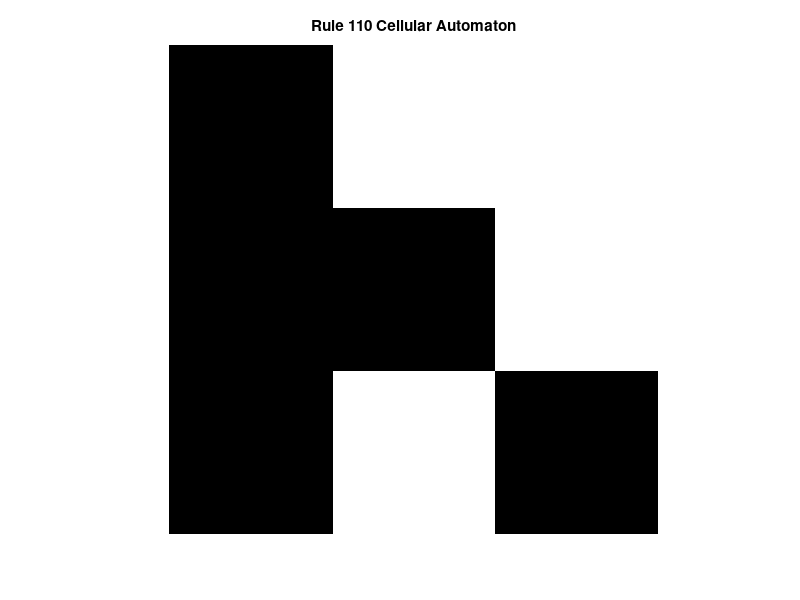

Write MATLAB code to recreate this figure.
rule30 = struct("III", "O", "IIO", "O", "IOI", "O", "IOO", "I", ...
"OII", "I", "OIO", "I", "OOI", "I", "OOO", "O");
rule = rule30
key = 'III'
update(0+1) = getfield(rule, key);
update(0+2) = getfield(rule, 'IOO');
update(0+3) = getfield(rule, 'IIO');
lut = ones(1, 26)*255; % white background
lut(9) = 0; % map I to min gray scale level
previous = update;
a = uint8('A')
index = uint8(previous) - uint8('A') + 1;
binary = lut(index);
result(0+1,:) = binary;

result = [0,1,1; 0,0,1; 0,1,0]

figure(1)
imshow(result);
title('Rule 110 Cellular Automaton');